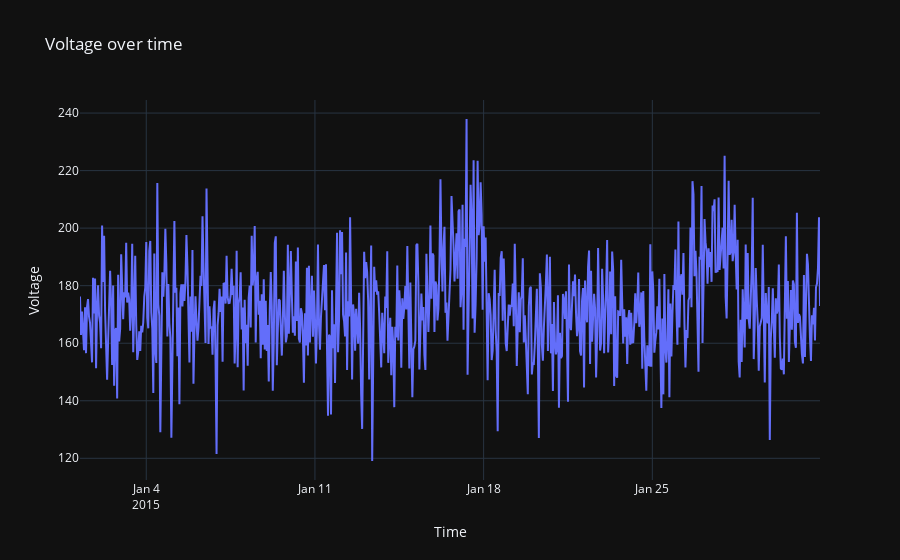

Notebook code cell kept with this figure:
### Markdown cell above
# Telemetry

It consists of hourly average of voltage, rotation, pressure, vibration collected from 100 machines for the year 2015. A summary of the dataset if provided below

### Code cell
import plotly.graph_objects as go
import plotly.express as px

plot_data = telemetry.loc[(telemetry['machineID'] == 1) & 
                        (telemetry['datetime'] > pd.to_datetime('2015-01-01')) & 
                        (telemetry['datetime'] <pd.to_datetime('2015-02-01')),
                        ['datetime','volt']]

fig = px.line(x=plot_data['datetime'].values, y=plot_data['volt'].values, title='Voltage over time', template='plotly_dark')
fig.update_layout(xaxis_title='Time', yaxis_title='Voltage')
fig.show()

### Figure 1 — Plotly figure (JSON) as saved in the notebook; plotly's stock layout.template omitted (floating-point values rounded to 4 significant figures; data arrays with more than 128 entries replaced by an {"elided": "..."} marker saying what was removed)
{"data": [{"hovertemplate": "x=%{x}<br>y=%{y}<extra></extra>", "legendgroup": "", "line": {"color": "#636efa", "dash": "solid"}, "marker": {"symbol": "circle"}, "mode": "lines", "name": "", "orientation": "v", "showlegend": false, "type": "scatter", "x": {"elided": "738 str values"}, "xaxis": "x", "y": {"elided": "738 float values"}, "yaxis": "y"}], "layout": {"legend": {"tracegroupgap": 0}, "title": {"text": "Voltage over time"}, "xaxis": {"anchor": "y", "domain": [0, 1], "title": {"text": "Time"}}, "yaxis": {"anchor": "x", "domain": [0, 1], "title": {"text": "Voltage"}}}}
